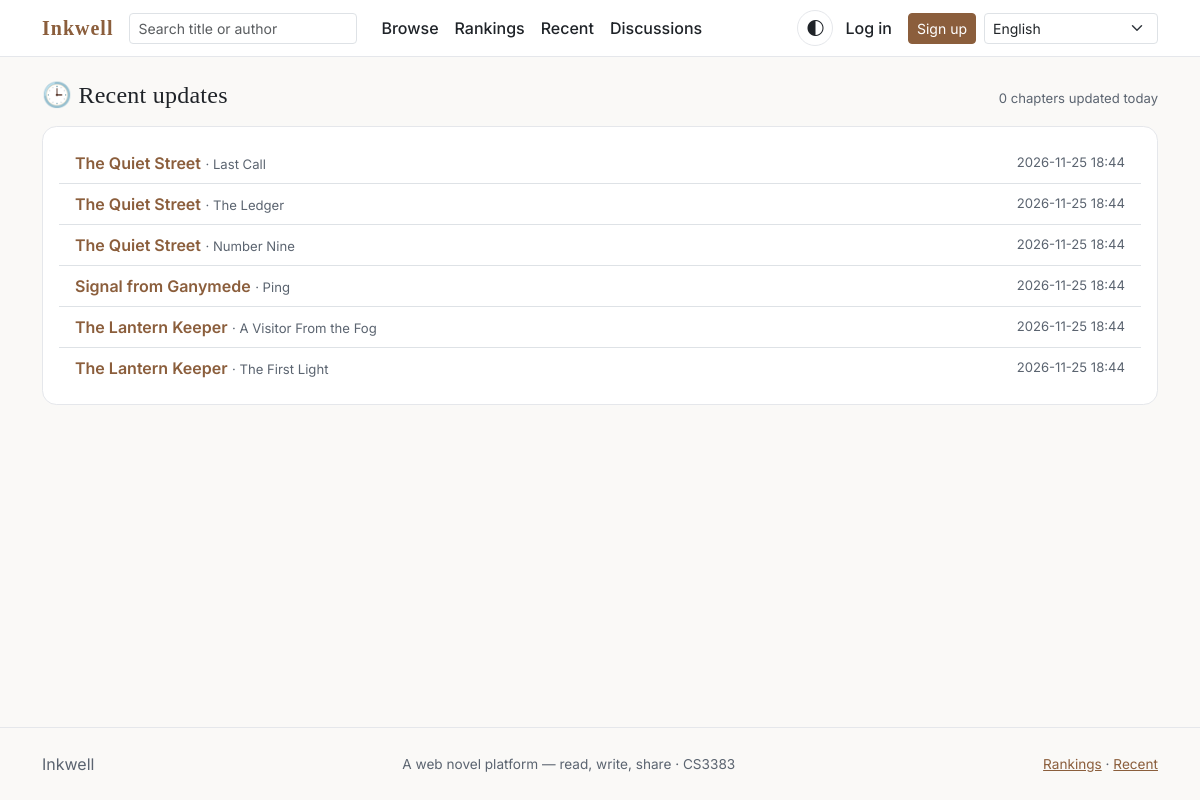
The page /recent/ on the database its author committed.
### novels/models.py (models this page shows, shortened)
class Chapter(models.Model):
    novel = models.ForeignKey(
        Novel,
        on_delete=models.CASCADE,
        related_name='chapters',
        verbose_name=_('Novel'),
    )
    volume = models.ForeignKey(
        Volume,
        on_delete=models.SET_NULL,
        null=True,
        blank=True,
        related_name='chapters',
        verbose_name=_('Volume'),
    )
    title = models.CharField(_('Chapter title'), max_length=200)
    content = models.TextField(_('Content'))
    order = models.PositiveIntegerField(_('Order'))
    is_active = models.BooleanField(_('Active'), default=True)
    is_draft = models.BooleanField(_('Draft'), default=False)
    scheduled_at = models.DateTimeField(
        _('Scheduled at'), null=True, blank=True,
        help_text=_('If set in the future, the chapter is hidden until then.'))
    view_count = models.PositiveIntegerField(_('View count'), default=0)
    word_count = models.PositiveIntegerField(_('Word count'), default=0)
    created_at = models.DateTimeField(_('Created at'), auto_now_add=True)
    published_at = models.DateTimeField(
        _('Published at'),
        default=timezone.now,
        help_text=_('Creation time. Chapters have no draft state.'),
    )
    objects = ChapterQuerySet.as_manager()
    class Meta:
        verbose_name = _('Chapter')
        verbose_name_plural = _('Chapters')
        ordering = ['order']
        constraints = [
            models.UniqueConstraint(
                fields=['novel', 'order'],
                name='unique_chapter_order_per_novel',
            ),
        ]
        indexes = [
            models.Index(fields=['novel', 'order']),
        ]
    def get_absolute_url(self) -> str:
        from django.urls import reverse
        return reverse(
            'novels:chapter_read',
            args=[self.novel_id, self.order],
        )

class Novel(models.Model):
    class Status(models.TextChoices):
        ONGOING = 'ongoing', _('Ongoing')
        COMPLETED = 'completed', _('Completed')
    author = models.ForeignKey(
        settings.AUTH_USER_MODEL,
        on_delete=models.CASCADE,
        related_name='novels',
        verbose_name=_('Author'),
    )
    category = models.ForeignKey(
        Category,
        on_delete=models.PROTECT,
        related_name='novels',
        verbose_name=_('Category'),
    )
    title = models.CharField(_('Title'), max_length=200)
    cover = models.ImageField(
        _('Cover'),
        upload_to='covers/',
        blank=True,
        null=True,
    )
    summary = models.TextField(_('Summary'), blank=True)
    status = models.CharField(
        _('Status'),
        max_length=20,
        choices=Status.choices,
        default=Status.ONGOING,
    )
    is_published = models.BooleanField(_('Published'), default=False)
    tags = models.ManyToManyField(
        Tag, blank=True, related_name='novels', verbose_name=_('Tags'))
    view_count = models.PositiveIntegerField(_('View count'), default=0)
    word_count = models.PositiveIntegerField(_('Word count'), default=0)
    created_at = models.DateTimeField(_('Created at'), auto_now_add=True)
    updated_at = models.DateTimeField(_('Updated at'), auto_now=True)
    objects = NovelQuerySet.as_manager()
    class Meta:
        verbose_name = _('Novel')
        verbose_name_plural = _('Novels')
        ordering = ['-updated_at']
        indexes = [
            models.Index(fields=['is_published', '-updated_at']),
        ]

### novels/views.py (the view)
# urls.py: path('recent/', views.recent_updates, name='recent_updates'),
def recent_updates(request):
    today = timezone.now().date()
    chapters = (
        Chapter.objects.active()
        .filter(novel__is_published=True, is_draft=False)
        .select_related('novel', 'novel__author')
        .order_by('-created_at')[:60]
    )
    todays = [c for c in chapters if timezone.localtime(c.created_at).date() == today]
    context = {'chapters': chapters, 'todays_count': len(todays)}
    return render(request, 'novels/recent.html', context)

### novels/models.py (called while the page is built)
    def active(self):
        return self.filter(is_active=True)

### templates/novels/recent.html (shortened to what this page needs)
{% extends "base.html" %}
{% load i18n %}
{% block content %}
<div class="section-head" style="margin-top:0;">
  <h1 class="h4 mb-0">🕒 {% trans "Recent updates" %}</h1>
  <span class="meta-sm">{% blocktrans count n=todays_count %}{{ n }} chapter updated today{% plural %}{{ n }} chapters updated today{% endblocktrans %}</span>
</div>
<div class="surface-card p-2 p-md-3">
  <ul class="list-group list-group-flush">
    {% for chapter in chapters %}
      <li class="list-group-item d-flex justify-content-between align-items-center gap-2">
        <a class="text-decoration-none flex-grow-1" href="{{ chapter.get_absolute_url }}">
          <span class="fw-semibold">{{ chapter.novel.title }}</span>
          <span class="meta-sm">· {{ chapter.title }}</span>
        </a>
        <span class="meta-sm text-nowrap">{{ chapter.created_at|date:"Y-m-d H:i" }}</span>
      </li>
    {% empty %}
      <li class="list-group-item border-0"><div class="empty-state"><span class="emoji">🕒</span>{% trans "No updates yet." %}</div></li>
    {% endfor %}
  </ul>
</div>
{% endblock %}

### static/css/site.css (style rules this page uses)
:root { --ink: #1f2328; --muted: #5b6470; --line: #e5e7eb; --accent: #8b5e3c; --accent-strong: #6f4a2d; --bg: #faf9f7; --surface: #ffffff; --surface-2: #f3efe9; --shadow-sm: 0 1px 2px rgba(0,0,0,.05); --shadow-md: 0 6px 24px rgba(31,35,40,.08); --radius: 0.9rem; --radius-sm: 0.5rem; --border: 1px solid var(--line); --focus: 0 0 0 3px rgba(139,94,60,.45); --space-1: 4px; --space-2: 8px; --space-3: 12px; --space-4: 16px; --space-5: 24px; --space-6: 32px; --text-xs: .75rem; --text-sm: .875rem; --text-base: 1rem; --text-lg: 1.25rem; --text-xl: 1.5rem; --text-2xl: 2rem; --serif: 'Noto Serif TC', Georgia, serif; --sans: 'Inter', system-ui, -apple-system, 'Segoe UI', 'Noto Sans TC', sans-serif; --reader-font: var(--serif); --reader-size: 1.0625rem; --reader-line: 1.75; --line-length: 38rem; }
body { font-family: var(--sans); color: var(--ink); background: var(--bg); min-height: 100vh; display: flex; flex-direction: column; -webkit-font-smoothing: antialiased; }
h1, h2, h3, .display-6 { font-family: var(--serif); letter-spacing: .01em; }
a { color: var(--accent); }
.meta-sm { color: var(--muted); font-size: .82rem; }
.section-head { display: flex; justify-content: space-between; align-items: baseline; margin: 2rem 0 1rem; }
.surface-card { background: var(--surface); border: 1px solid var(--line); border-radius: var(--radius); }

### rows shown on the page
Chapter: novel "The Quiet Street", title "Last Call", created_at "2026-11-25 18:44"
Chapter: novel "The Quiet Street", title "The Ledger", created_at "2026-11-25 18:44"
Chapter: novel "The Quiet Street", title "Number Nine", created_at "2026-11-25 18:44"
Chapter: novel "Signal from Ganymede", title "Ping", created_at "2026-11-25 18:44"
Chapter: novel "The Lantern Keeper", title "A Visitor From the Fog", created_at "2026-11-25 18:44"
Chapter: novel "The Lantern Keeper", title "The First Light", created_at "2026-11-25 18:44"

### other values the page prints
form field language "English"
